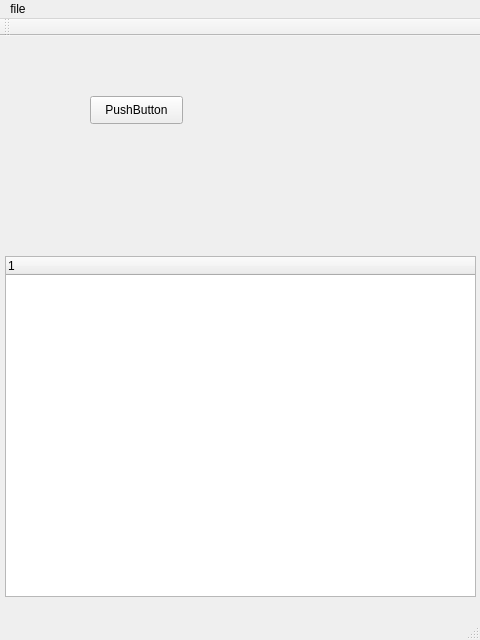
<?xml version="1.0" encoding="UTF-8"?>
<ui version="4.0">
 <class>MainWindow</class>
 <widget class="QMainWindow" name="MainWindow">
  <property name="geometry">
   <rect>
    <x>0</x>
    <y>0</y>
    <width>480</width>
    <height>640</height>
   </rect>
  </property>
  <property name="windowTitle">
   <string>MainWindow</string>
  </property>
  <widget class="QWidget" name="centralwidget">
   <widget class="QTreeWidget" name="treeWidget">
    <property name="geometry">
     <rect>
      <x>5</x>
      <y>220</y>
      <width>471</width>
      <height>341</height>
     </rect>
    </property>
    <column>
     <property name="text">
      <string notr="true">1</string>
     </property>
    </column>
   </widget>
   <widget class="QPushButton" name="pushButton">
    <property name="geometry">
     <rect>
      <x>90</x>
      <y>60</y>
      <width>93</width>
      <height>28</height>
     </rect>
    </property>
    <property name="text">
     <string>PushButton</string>
    </property>
   </widget>
  </widget>
  <widget class="QMenuBar" name="menubar">
   <property name="geometry">
    <rect>
     <x>0</x>
     <y>0</y>
     <width>480</width>
     <height>26</height>
    </rect>
   </property>
   <widget class="QMenu" name="menuFile">
    <property name="title">
     <string>file</string>
    </property>
    <addaction name="actionNowy"/>
   </widget>
   <addaction name="menuFile"/>
  </widget>
  <widget class="QStatusBar" name="statusbar"/>
  <widget class="QToolBar" name="toolBar">
   <property name="windowTitle">
    <string>toolBar</string>
   </property>
   <attribute name="toolBarArea">
    <enum>TopToolBarArea</enum>
   </attribute>
   <attribute name="toolBarBreak">
    <bool>false</bool>
   </attribute>
  </widget>
  <action name="actionNowy">
   <property name="text">
    <string>nowy</string>
   </property>
  </action>
 </widget>
 <resources/>
 <connections/>
</ui>
